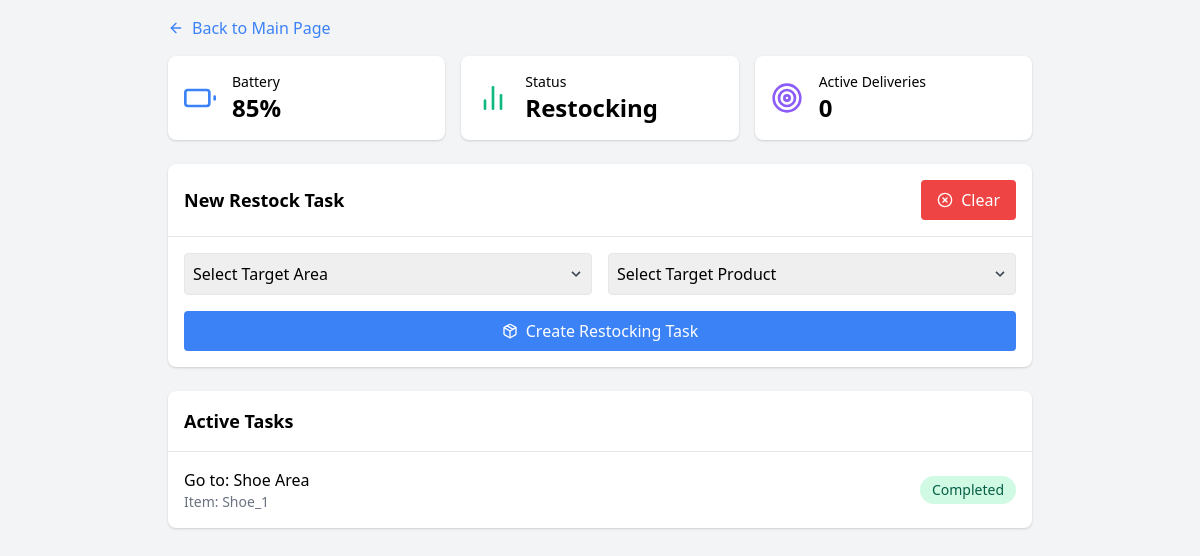
Before: /restock with the older database file.
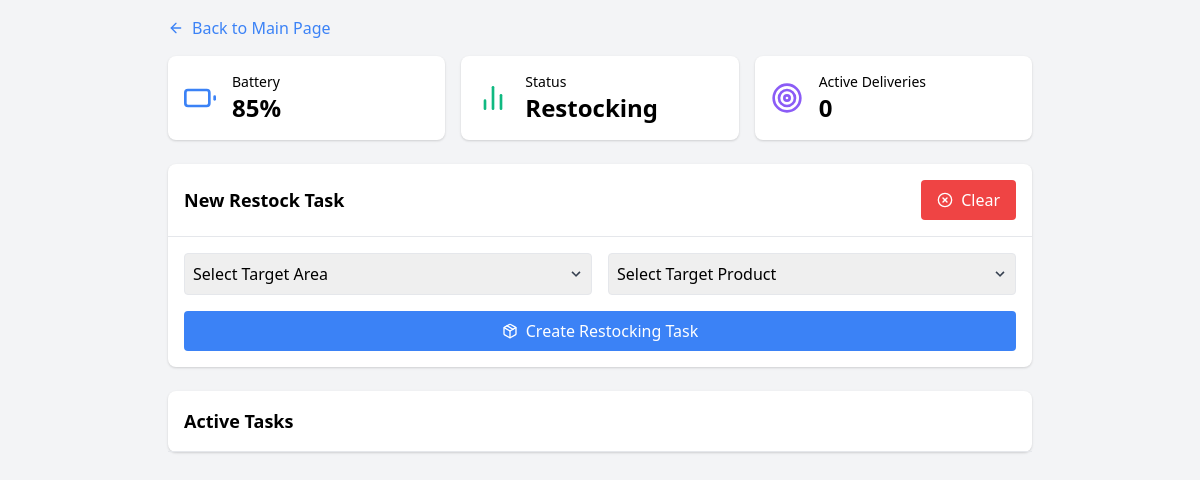
After: the same page with the newer database file.
### app.py (models this page shows)
class Restock(db.Model):
    id = db.Column(db.Integer, primary_key=True)
    target_area = db.Column(db.String(100), nullable=False)
    target_product = db.Column(db.String(200), nullable=False)
    status = db.Column(db.String(20), default='Queued')
    created_at = db.Column(db.DateTime, default=datetime.utcnow)

### app.py (the view)
@app.route('/restock')
def restock():
    deliveries = Restock.query.all()
    robot_status = get_robot_status()
    robot_status['status'] = "Restocking"
    robot_status['active_tasks'] = get_active_count(Restock)
    return render_template('restock.html',
                         tasks=deliveries,
                         robot_status=robot_status,
                         page_type="restock")

### app.py (called while the page is built)
def get_robot_status():
    return {
        'battery_level': 85,
    }

def get_active_count(model):
    return model.query.filter_by(status='In Progress').count()

### templates/restock.html (shortened to what this page needs)
{% extends "base.html" %}
{% from 'components.html' import status_cards %}
{% block content %}
<div class="p-4 max-w-4xl mx-auto">
    <a href="{{ url_for('home') }}" class="inline-flex items-center mb-4 text-blue-500 hover:text-blue-700">
        <i data-feather="arrow-left" class="w-4 h-4 mr-2"></i>
        Back to Main Page
    </a>
    {{ status_cards(robot_status, 'restock') }}
    <div class="bg-white rounded-lg shadow mb-6">
        <div class="p-4 border-b flex justify-between items-center">
            <h2 class="text-lg font-semibold">New Restock Task</h2>
            <button id="clear-button"
                    class="bg-red-500 text-white py-2 px-4 rounded flex items-center hover:bg-red-600">
                <i data-feather="x-circle" class="w-4 h-4 mr-2"></i>
                Clear
            </button>
        </div>
        <div class="p-4">
            <form id="taskForm" class="grid grid-cols-1 md:grid-cols-2 gap-4" data-type="restock">
                <div class="relative">
                    <select id="target_area"
                            name="target_area"
                            class="border rounded p-2 w-full appearance-none"
                            required>
                        <option value="" disabled selected>Select Target Area</option>
                    </select>
                    <div class="pointer-events-none absolute inset-y-0 right-0 flex items-center px-2 text-gray-700">
                    </div>
                </div>
                <div class="relative">
                    <select id="target_product"
                            name="target_product"
                            class="border rounded p-2 w-full appearance-none"
                            required>
                        <option value="" disabled selected>Select Target Product</option>
                    </select>
                    <div class="pointer-events-none absolute inset-y-0 right-0 flex items-center px-2 text-gray-700">
                    </div>
                </div>
                <button type="submit"
                        class="bg-blue-500 text-white rounded p-2 flex items-center justify-center md:col-span-2">
                    <i data-feather="package" class="w-4 h-4 mr-2"></i>
                    Create Restocking Task
                </button>
            </form>
        </div>
    </div>
    <div class="bg-white rounded-lg shadow">
        <div class="p-4 border-b">
            <h2 class="text-lg font-semibold">Active Tasks</h2>
        </div>
        <div class="divide-y" id="tasksList">
            {% for task in tasks %}
            <div class="p-4 flex items-center justify-between" id="task-{{ task.id }}">
                <div>
                    <div class="font-medium">
                        Go to: {{ task.target_area }}
                    </div>
                    <div class="text-sm text-gray-500">Item: {{ task.target_product }}</div>
                </div>
                <div class="flex items-center space-x-4">
                    <span class="px-3 py-1 rounded-full text-sm
                        {% if task.status == 'In Progress' %}
                            bg-blue-100 text-blue-800
                        {% elif task.status == 'Completed' %}
                            bg-green-100 text-green-800
                        {% else %}
                            bg-gray-100 text-gray-800
                        {% endif %}">
                        {{ task.status }}
                    </span>
                </div>
            </div>
            {% endfor %}
        </div>
    </div>
</div>
{% endblock %}

Changed rows visible on the page:
removed Restock: target_area "Shoe Area", target_product "Shoe_1", status "Completed"
